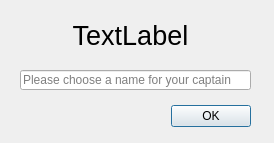
<?xml version="1.0" encoding="UTF-8"?>
<ui version="4.0">
 <class>Dialog</class>
 <widget class="QDialog" name="Dialog">
  <property name="geometry">
   <rect>
    <x>0</x>
    <y>0</y>
    <width>274</width>
    <height>143</height>
   </rect>
  </property>
  <property name="windowTitle">
   <string>Dialog</string>
  </property>
  <widget class="QDialogButtonBox" name="buttonBox">
   <property name="geometry">
    <rect>
     <x>30</x>
     <y>100</y>
     <width>221</width>
     <height>32</height>
    </rect>
   </property>
   <property name="orientation">
    <enum>Qt::Horizontal</enum>
   </property>
   <property name="standardButtons">
    <set>QDialogButtonBox::Ok</set>
   </property>
  </widget>
  <widget class="QLineEdit" name="lineEdit">
   <property name="geometry">
    <rect>
     <x>20</x>
     <y>70</y>
     <width>231</width>
     <height>20</height>
    </rect>
   </property>
   <property name="inputMask">
    <string/>
   </property>
   <property name="placeholderText">
    <string>Please choose a name for your captain</string>
   </property>
  </widget>
  <widget class="QLabel" name="label">
   <property name="geometry">
    <rect>
     <x>40</x>
     <y>20</y>
     <width>181</width>
     <height>31</height>
    </rect>
   </property>
   <property name="font">
    <font>
     <pointsize>20</pointsize>
    </font>
   </property>
   <property name="text">
    <string>TextLabel</string>
   </property>
   <property name="alignment">
    <set>Qt::AlignCenter</set>
   </property>
  </widget>
 </widget>
 <resources/>
 <connections>
  <connection>
   <sender>buttonBox</sender>
   <signal>accepted()</signal>
   <receiver>Dialog</receiver>
   <slot>accept()</slot>
   <hints>
    <hint type="sourcelabel">
     <x>248</x>
     <y>254</y>
    </hint>
    <hint type="destinationlabel">
     <x>157</x>
     <y>274</y>
    </hint>
   </hints>
  </connection>
  <connection>
   <sender>buttonBox</sender>
   <signal>rejected()</signal>
   <receiver>Dialog</receiver>
   <slot>reject()</slot>
   <hints>
    <hint type="sourcelabel">
     <x>316</x>
     <y>260</y>
    </hint>
    <hint type="destinationlabel">
     <x>286</x>
     <y>274</y>
    </hint>
   </hints>
  </connection>
 </connections>
</ui>
